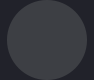
<?xml version="1.0" encoding="UTF-8"?>
<ui version="4.0">
 <class>STWBRaiseHandPanelClass</class>
 <widget class="QDialog" name="STWBRaiseHandPanelClass">
  <property name="geometry">
   <rect>
    <x>0</x>
    <y>0</y>
    <width>94</width>
    <height>80</height>
   </rect>
  </property>
  <property name="windowTitle">
   <string>STWBRaiseHandPanel</string>
  </property>
  <property name="styleSheet">
   <string notr="true">QDialog{
background-color:#21222a;
}</string>
  </property>
  <layout class="QHBoxLayout" name="horizontalLayout">
   <property name="spacing">
    <number>0</number>
   </property>
   <property name="leftMargin">
    <number>0</number>
   </property>
   <property name="topMargin">
    <number>0</number>
   </property>
   <property name="rightMargin">
    <number>0</number>
   </property>
   <property name="bottomMargin">
    <number>0</number>
   </property>
   <item>
    <widget class="QWidget" name="widMain" native="true">
     <property name="minimumSize">
      <size>
       <width>80</width>
       <height>80</height>
      </size>
     </property>
     <property name="maximumSize">
      <size>
       <width>80</width>
       <height>80</height>
      </size>
     </property>
     <property name="styleSheet">
      <string notr="true">QWidget#widMain{background-color:rgb(61,63,68);border-radius:40px;}</string>
     </property>
     <layout class="QHBoxLayout" name="horizontalLayout_2">
      <property name="spacing">
       <number>0</number>
      </property>
      <property name="leftMargin">
       <number>0</number>
      </property>
      <property name="topMargin">
       <number>0</number>
      </property>
      <property name="rightMargin">
       <number>0</number>
      </property>
      <property name="bottomMargin">
       <number>0</number>
      </property>
      <item>
       <widget class="QPushButton" name="pbRaiseHand">
        <property name="minimumSize">
         <size>
          <width>36</width>
          <height>36</height>
         </size>
        </property>
        <property name="maximumSize">
         <size>
          <width>36</width>
          <height>36</height>
         </size>
        </property>
        <property name="styleSheet">
         <string notr="true">QPushButton {
	border-radius: 3px;
	color: rgb(255, 255, 255);
	border-image: url(:/SoftTerminal/images/hand.png);
}
QPushButton:hover:pressed {
	border-image: url(:/SoftTerminal/images/hand.png);
}
QPushButton:hover:!pressed {
	border-image: url(:/SoftTerminal/images/hand_focus.png);
}</string>
        </property>
        <property name="text">
         <string/>
        </property>
       </widget>
      </item>
     </layout>
    </widget>
   </item>
  </layout>
 </widget>
 <resources>
  <include location="../res/softterminal.qrc"/>
 </resources>
 <connections/>
</ui>
